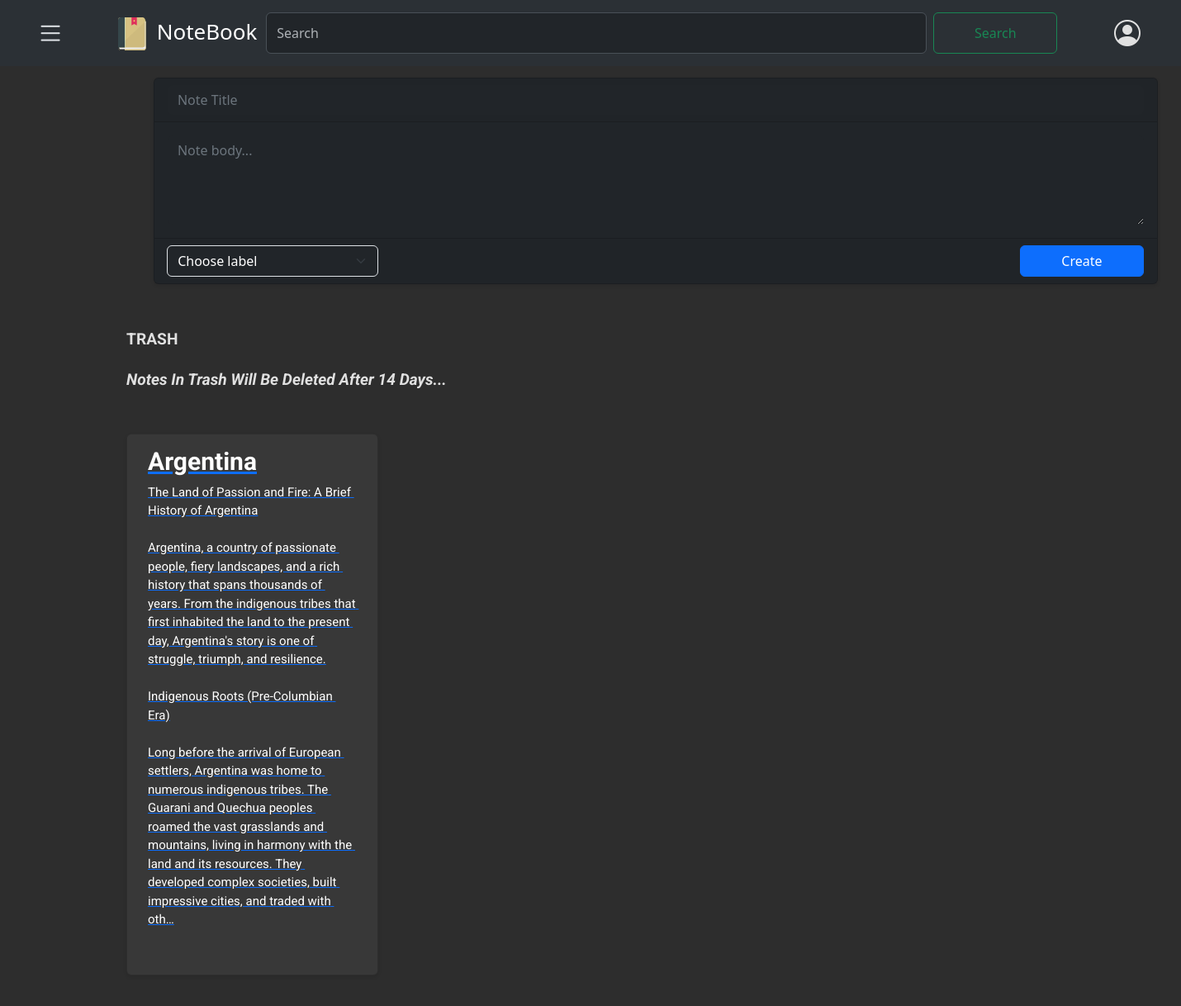
The app's page /notes/trash/ (signed in) with its own data.
### notes/models.py (models this page shows, shortened)
class Note(models.Model):
    user= models.ForeignKey(CustomUser,on_delete=models.CASCADE, related_name='notes')
    title= models.CharField(max_length=100, null=False)
    body= models.TextField()
    label= models.ForeignKey(Label, on_delete=models.SET_NULL, related_name="notes", blank=True, null=True)
    archived= models.BooleanField(default=False)
    pinned= models.BooleanField(default= False)
    created = models.DateTimeField(auto_now_add= True)
    updated= models.DateTimeField(auto_now=True)
    trashed = models.BooleanField(default=False)
    trashed_at= models.DateTimeField(null=True, blank=True)
    class Meta:
        ordering= ['-updated']
        indexes= [
            models.Index(fields=["-updated"])
        ]
        verbose_name = "Note"
        verbose_name_plural= "Notes"

### notes/views.py (the view)
# urls.py: path('trash/', views.trash_list, name='note_trash'),
@login_required
def trash_list(request):
    if request.method== "GET":
        trashed_notes = Note.objects.filter(user=request.user, trashed=True).order_by('-updated')
        return render(request, 'notes/note/trash_list.html', {'trashed_notes': trashed_notes})

### notes/context_processors.py (called while the page is built)
def labels_processor(request):
    if request.user.is_authenticated:
        labels = Label.objects.filter(user=request.user)
    else:
        labels = Label.objects.none()
    return {
        'labels': labels,
    }

### notes/templates/notes/note/trash_list.html (shortened to what this page needs)
{% extends "notes/base.html" %}
{% block content %}
{% load static %}
<p class="text-capitalize" style="font-weight: bold; font-size: larger;">TRASH</p>
<p class="text-capitalize" style="font-weight: bold; font-size: larger; font-style: italic;">Notes in Trash will be deleted after 14 days...</p>
<div class="card-container">
    {% for trashed_note in trashed_notes %}
    <div class="card" data-note-id="{{ trashed_note.id }}">
        <a href="#" class="trash-note-link" data-note-id="{{ trashed_note.id }}">
            <h5 class="card-title">{{ trashed_note.title }}</h5>
            <p class="card-text" >{{ trashed_note.body|truncatechars:650 }}</p>
        </a>
    </div>
    {% endfor %}
</div>
{% endblock %}

### notes/static/css/notes.css (style rules this page uses)
:root { --bg-color: #2d2d2d; --text-color: #e0e0e0; --secondary-text-color: #b0b0b0; --card-bg-color: #383838; }
html, body { background-color: #2d2d2d !important; color: #e0e0e0 !important; font-family: 'Roboto', sans-serif; }
.card-container { display: grid; grid-template-columns: repeat(auto-fill, minmax(250px, 1fr)); gap: 20px; padding: 10px; font-family: 'Roboto', Arial, sans-serif; width: 1300px; margin-top: 30px; margin-bottom: 30px; background-color: #2d2d2d !important; border-color: #444 !important; text-align: justify; }
.card { border-radius: 8px; padding: 15px 25px; box-shadow: 0 2px 4px rgba(0,0,0,0.1); background-color: #383838 !important; position: relative; padding-bottom: 20px; }
.card-title { font-size: 30px; font-weight: bold; margin-bottom: 15px; color: white !important; text-align: left; padding: 0 ; }
.card-text { font-size: 15px; color: white; text-align: left; padding: 0 0 35px; line-height: 1.5; white-space: pre-wrap; word-wrap: break-word; }
.text-capitalize { font-family: 'Roboto', Arial, sans-serif; font-size: 18px; margin: 0; font-weight: normal; padding: 10px; }

### records on screen
Note: title "Argentina", body "The Land of Passion and Fire: A Brief History of Argentina Argentina, a country of passionate people, fiery landscapes, and a rich history that spans thousands of years. From the indigenous tribes that first inhabited the land to the present day, Argentina's story is one of struggle, triumph, and resilience. Indigenous Roots (Pre-Columbian Era) Long before the arrival of European settlers, Argentina was home to numerous indigenous tribes. The Guarani and Quechua peoples roamed the vast grasslands and mountains, living in harmony with the land and its resources. They developed complex societies, built impressive cities, and traded with oth…"
